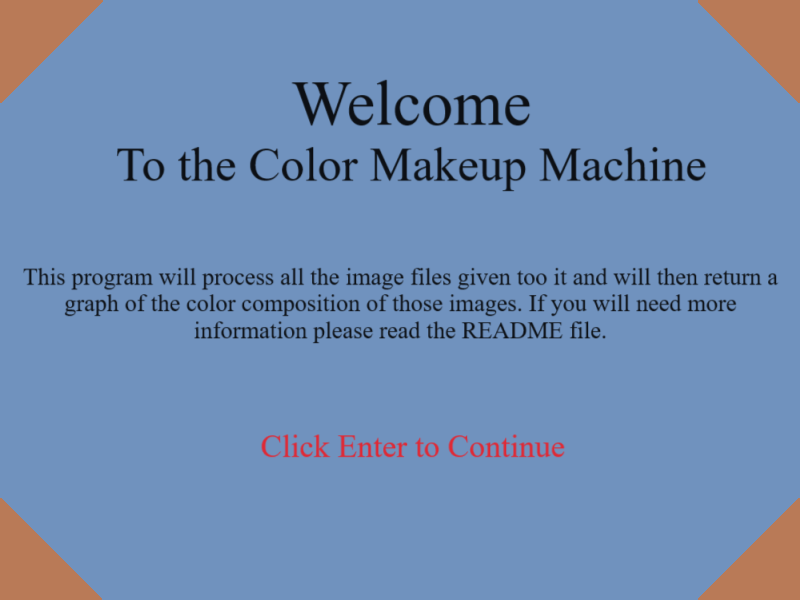
#> input picture images/Front_Page.png, 800 x 600 px
$ python -i image_processing.py   (imports and definitions only)
#> lines starting #> are read from the running program, lines starting #| are printed output that depends on the picture

from PIL import Image, ImageDraw
from matplotlib import pyplot as plt

#this function takes in a list of file paths as an input, and returns a list of color data
def image_processor(image_string):

#> called with image_string = 'images/Front_Page.png'
    im = Image.open(image_string)
#> im is the input picture: PIL image 800x600 RGBA; mean R, G, B, A 112.6, 140.6, 179.7, 255
    px = im.load()
    color_list = []


    image_number_2 = Image.new('RGBA', (im.size[0], im.size[1]), (25, 25, 25, 0))
    draw = ImageDraw.Draw(image_number_2)
    for height in range(im.size[1]):
        for width in range(im.size[0]):
            color_tuple = px[width, height]
            largest_color = 4
            smallest_color = 4

            if color_tuple[0] > color_tuple[1] and color_tuple[0] >color_tuple[2]:
                largest_color = 0
            elif color_tuple[1] > color_tuple[0] and color_tuple[1] > color_tuple[2]:
                largest_color =1
            else:
                largest_color =2

            if color_tuple[0] < color_tuple[1] and color_tuple[0] <color_tuple[2]:
                smallest_color = 0
            elif color_tuple[1] < color_tuple[0] and color_tuple[1] < color_tuple[2]:
                smallest_color =1
            else:
                smallest_color =2


            percent_diffrence = ((color_tuple[largest_color] - color_tuple[smallest_color]) / (color_tuple[smallest_color]+1)) * 100
            # print(percent_diffrence)

            if color_tuple[0] >150 and color_tuple[1] >150 and color_tuple[2] <120:
                color_list.append("yellow")
                draw.point((width, height), "yellow")
            elif color_tuple[0] >150 and color_tuple[1] <120 and color_tuple[2] >150:
                color_list.append("magenta")
                draw.point((width, height),  "magenta")
            elif color_tuple[0] <120 and color_tuple[1] >150 and color_tuple[2] >150:
                color_list.append("cyan")
                draw.point((width, height),  "cyan")
            elif percent_diffrence <= 25 :
                if color_tuple[largest_color]>120 and color_tuple[largest_color]<190:
                    color_list.append("grey")
                    draw.point((width, height),  "grey")

                elif color_tuple[largest_color]>=190:
                    color_list.append("white")
                    draw.point((width, height),  "white")

                elif color_tuple[largest_color] < 120:
                    color_list.append("black")
                    draw.point((width, height),  "black")
            elif largest_color == 0:
                color_list.append("red")
                draw.point((width, height),  "red")
            elif largest_color == 1:
                color_list.append("green")
                draw.point((width, height),  "green")
            elif largest_color == 2:
                color_list.append("blue")
                draw.point((width, height), "blue")
            else:
                color_list.append("pink")
                draw.point((width, height),  "pink")
#> after the loop, color_list = 480000 items

    image_number_2.show()
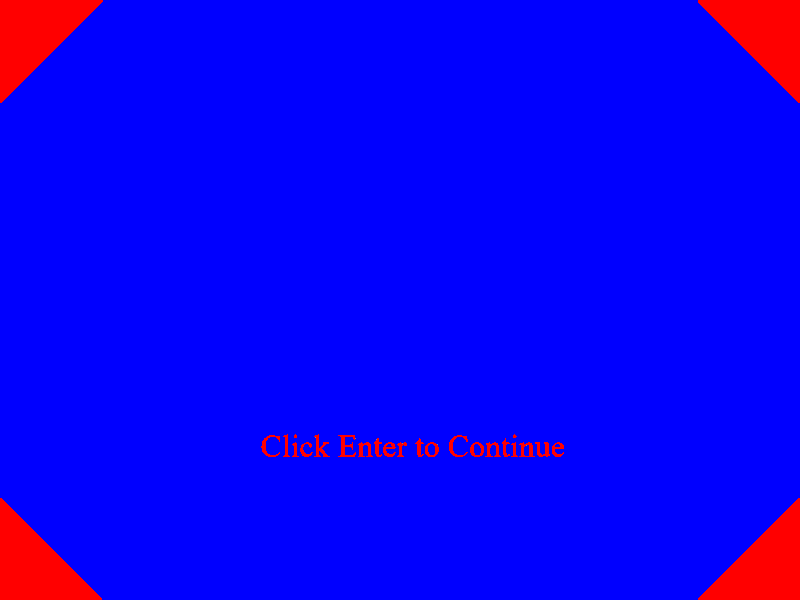
#> shown: PIL image 800x600 RGBA; mean R, G, B, A 12.6, 0, 242.4, 255
    return (color_list, im.size[0], im.size[1])


# [121 lines left out: functions make_graph, convertTuple, image_processor_multiple, not called in this run]

>>> result = image_processor('images/Front_Page.png')
